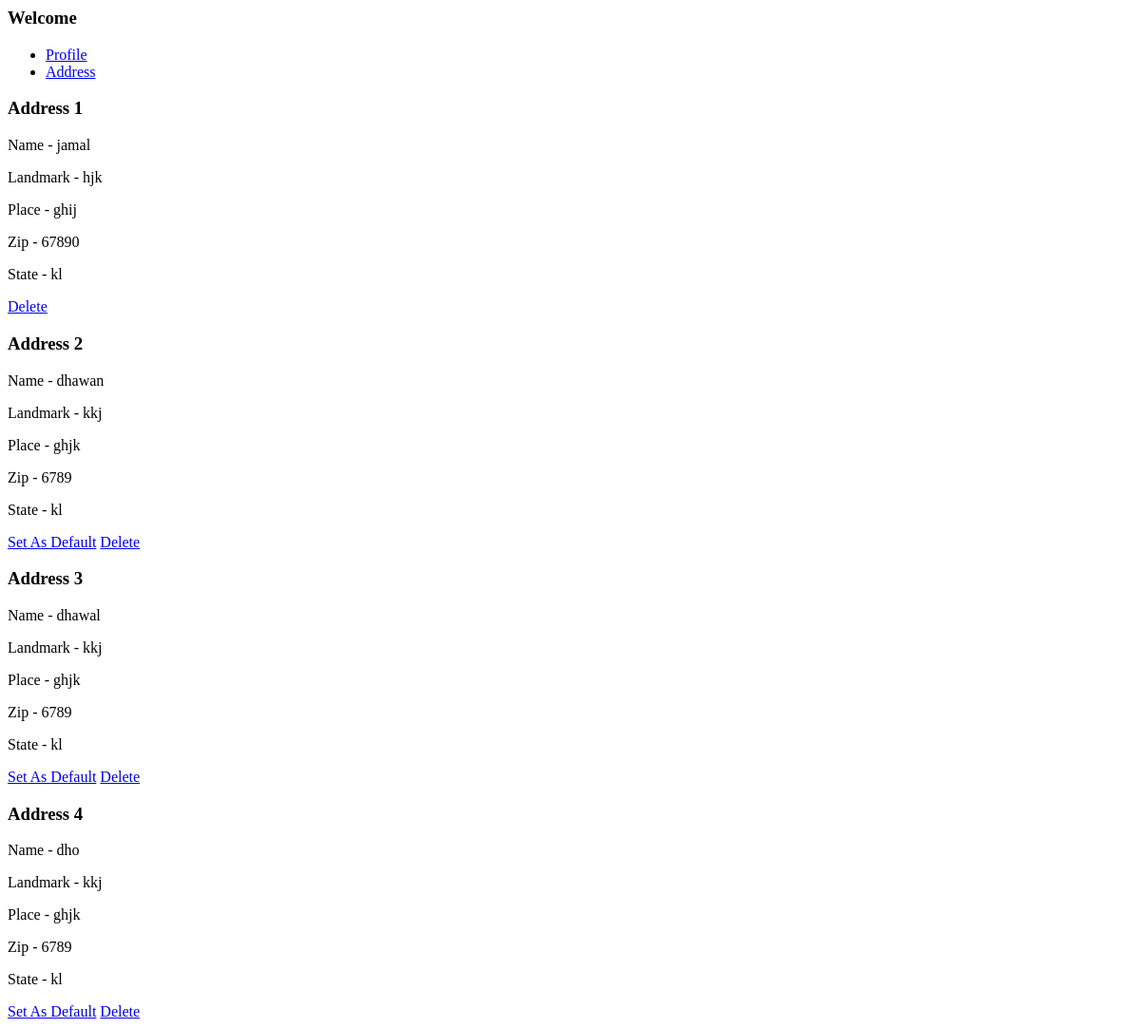
The app's page /addprofile/ (signed in), older data.
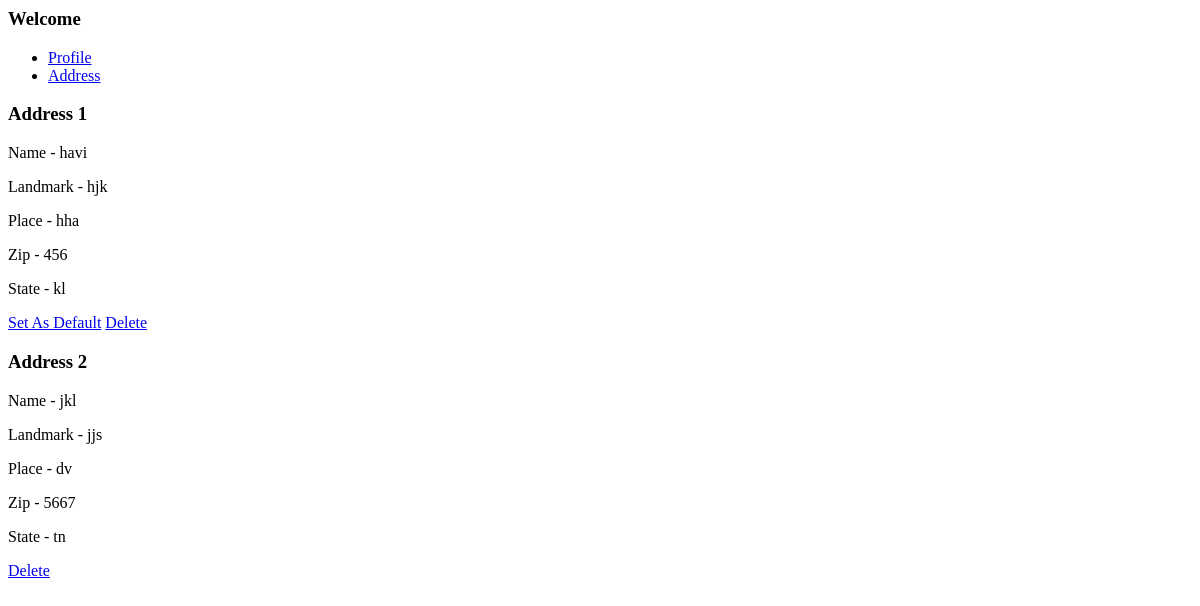
The same page, newer data.
### app/models.py (models this page shows, shortened)
class Customer(models.Model):
    user = models.ForeignKey(User,on_delete=models.CASCADE)
    name = models.CharField(max_length=200)
    landmark = models.CharField(max_length=200)
    place = models.CharField(max_length=200)
    zipcode = models.IntegerField()
    state = models.CharField(choices=STATE_CHOICES, max_length=60)
    adefault = models.CharField(max_length=5,default='No')

### app/views.py (the view)
# urls.py: path('addprofile/',views.addprofilejs),
def addprofilejs(request):
    if request.method == "GET":
        address = Customer.objects.filter(user=request.user)
    return render(None,'app/adsub.html',{'address':address})

### app/templates/app/adsub.html (shortened to what this page needs)
{% load static %}
<h3>Welcome {{request.user}}</h3>
  <div class="col-sm-2 border-end">
   <ul class="list-unstyled">
    <li class="d-grid">
        <a id="profbtn" href="{% url 'profile' %}" class="btn ">Profile</a>
    </li>
      <li class="d-grid">
        <a id="addbtn"  href="#" class="btn btn-primary">Address</a>
    </li>
   </ul>
  </div>
  <div class="col-sm-9 offset-sm-1">
  {% for ad in address %}
  <div class="col-sm-6">
  <div class="card">
  <div class="card-body">
<h3>Address {{forloop.counter}}</h3>
<p>Name     - {{ad.name}}</p>
<p>Landmark - {{ad.landmark}}</p>
<p>Place    - {{ad.place}}</p>
<p>Zip      - {{ad.zipcode}}</p>
<p>State    - {{ad.state}}</p>
  {% if ad.adefault == 'No' %}
  <a href="#" id="nm{{ad.id}}"  pid="{{ad.id}}" class="btn btn-success setdefad">Set As Default</a>
  {% endif %}
<a class="btn btn-danger adelbtn" pid="{{ad.id}}" href="#">Delete</a>
  </div>
 </div>
</div>
{% endfor %}
</div>

Row changes from the older to the newer data that the page shows:
removed Customer: name "jamal", landmark "hjk", place "ghij", zipcode "67890", state "kl"
removed Customer: name "dhawan", landmark "kkj", place "ghjk", zipcode "6789", state "kl"
removed Customer: name "dhawal", landmark "kkj", place "ghjk", zipcode "6789", state "kl"
removed Customer: name "dho", landmark "kkj", place "ghjk", zipcode "6789", state "kl"
added Customer: name "havi", landmark "hjk", place "hha", zipcode "456", state "kl"
added Customer: name "jkl", landmark "jjs", place "dv", zipcode "5667", state "tn"
